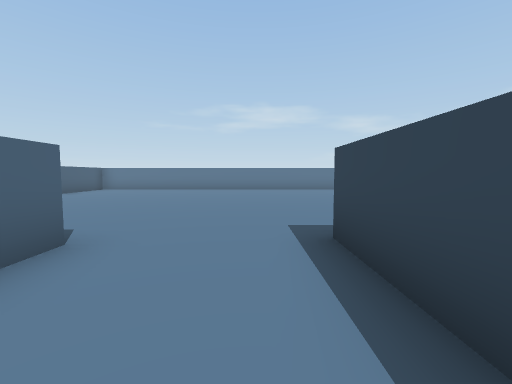
view 1 (above)

19 first-person views from a walk through a Unity game level. The camera is 1.5 m above the floor, tilts 4° down and sees 90° across. The floor is counted in squares, 2 m on a side. Each view is taken from the middle of a square. On the plan, view 1 faces up. The plan holds only what a view shows up to about 9 squares ahead; the rest is blank. The player is left out.

view 2
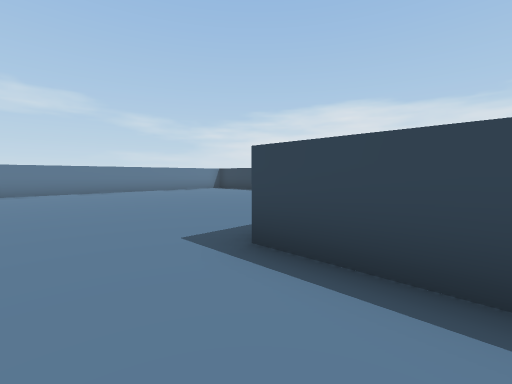

view 3
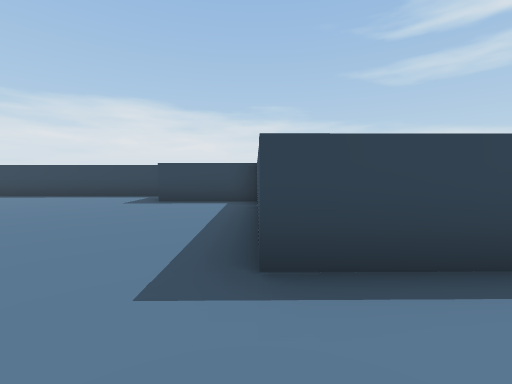

view 4
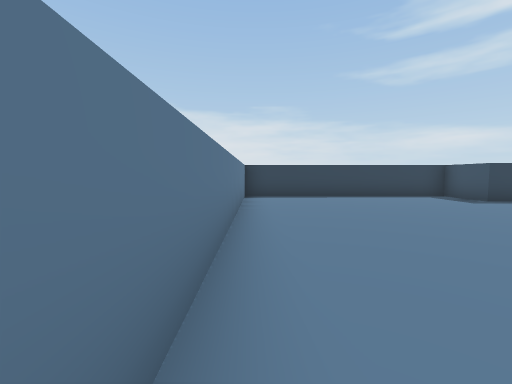

view 5
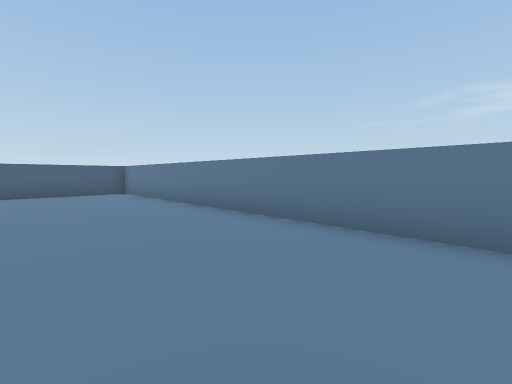

view 6
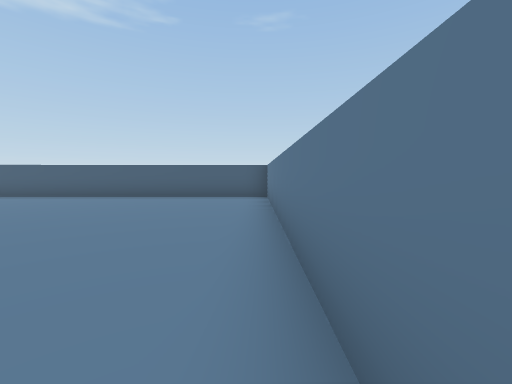

view 7
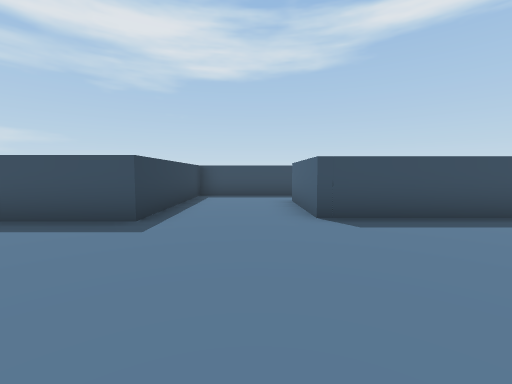

view 8
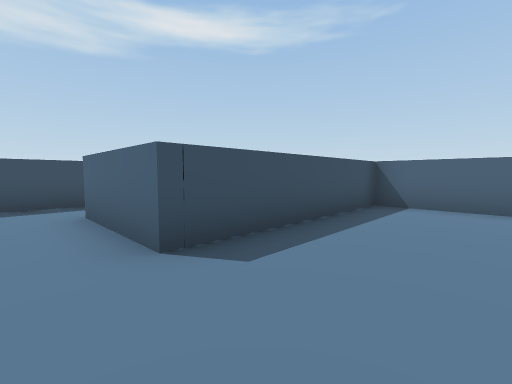

view 9
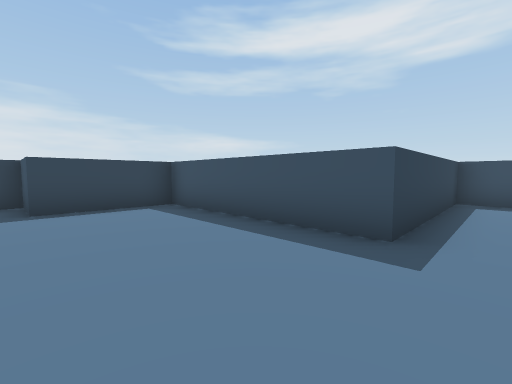

view 10
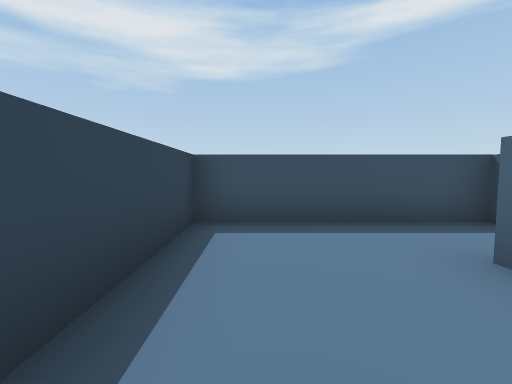

view 11
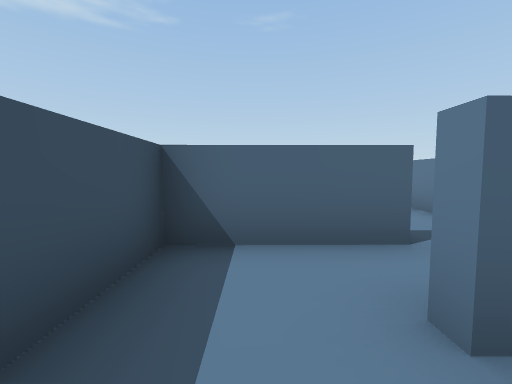

view 12
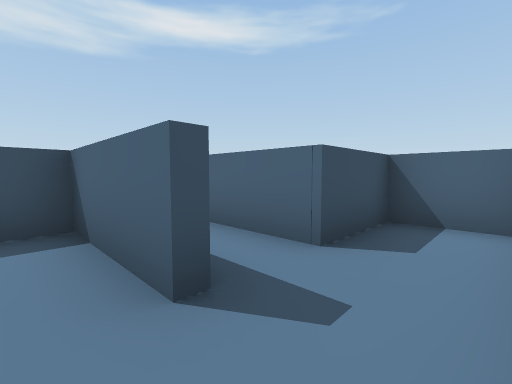

view 13
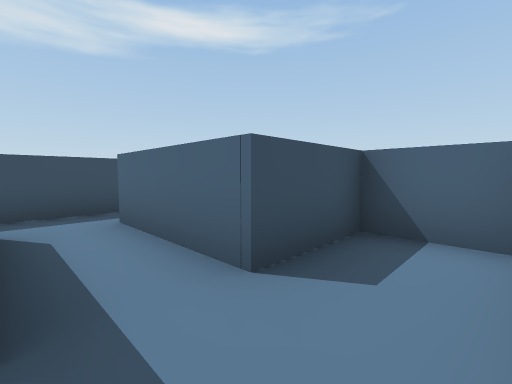

view 14
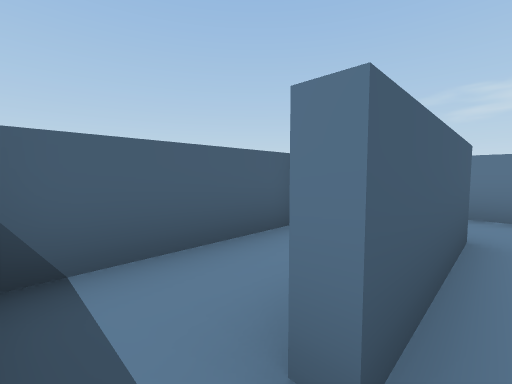

view 15
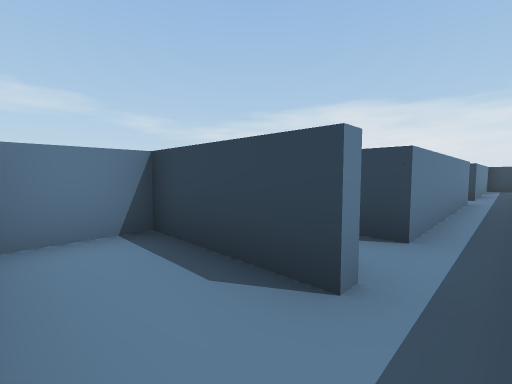

view 16
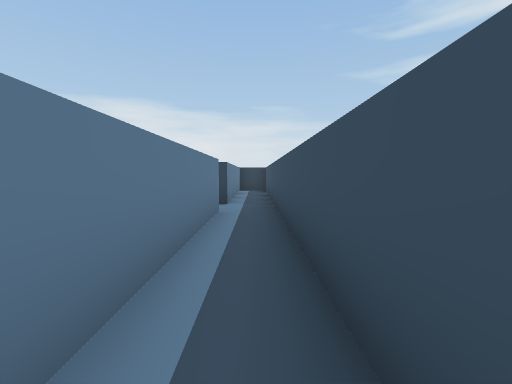

view 17
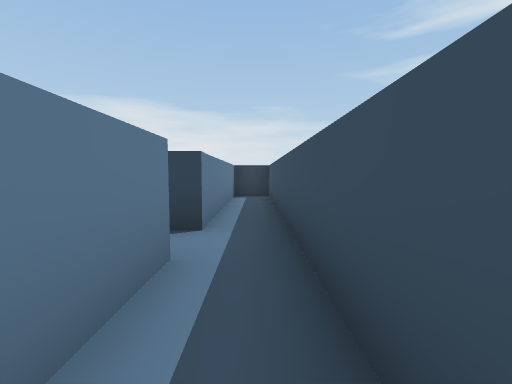

view 18
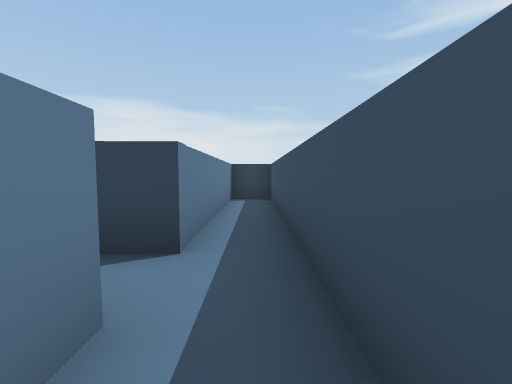

view 19
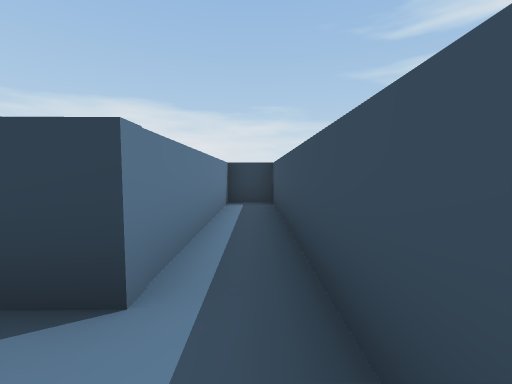

### Floor plan
Key: @ floor where view 1 was taken; # wall or solid block; . floor; O other object.
Columns run from 8 left of view 1 to 8 right of it. Each row starts with its distance up from view 1.
 13 #################
 12 #...............#
 11 #...............#
 10 #...............#
  9 #...............#
  8 #...............#
  7 #...............#
  6 #.............OO#
  5 #.............#O
  4 #.............#
  3 #######..######
  2 #.....#..#
  1 ##O...#..#
  0 #.O.#.#.@#
 -1 #.#.#....###
 -2 #.#.######.######
 -3 #...............#
 -4   ###############

Where each view was taken, in squares from view 1:
view 1: 0 up, 0 right, facing up
view 2: 1 up, 1 left, facing up-right
view 3: 3 up, 1 left, facing right
view 4: 12 up, 1 left, facing right
view 5: 9 up, 3 right, facing up-left
view 6: 12 up, 1 right, facing left
view 7: 7 up, 1 left, facing down
view 8: 5 up, 1 left, facing down-left
view 9: 6 up, 0 right, facing down-right
view 10: 2 up, 0 right, facing down
view 11: 1 down, 1 left, facing left
view 12: 2 up, 3 left, facing down-left
view 13: 2 up, 4 left, facing down-left
view 14: 3 down, 5 left, facing up-left
view 15: 3 down, 7 left, facing up-right
view 16: 3 down, 4 left, facing right
view 17: 3 down, 1 left, facing right
view 18: 3 down, 0 right, facing right
view 19: 3 down, 1 right, facing right
